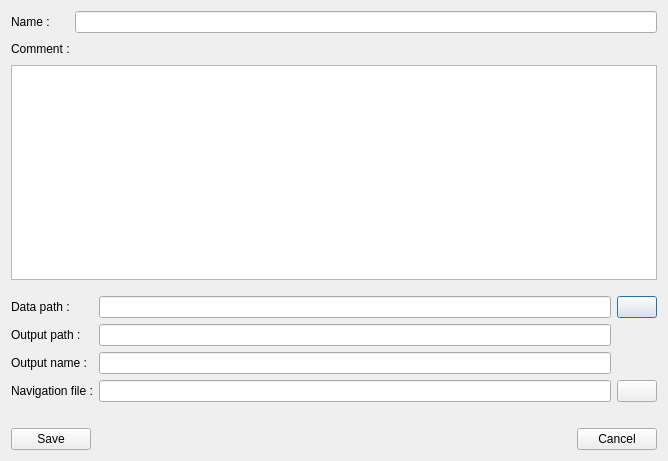
<?xml version="1.0" encoding="UTF-8"?>
<ui version="4.0">
 <class>JobDialog</class>
 <widget class="QDialog" name="JobDialog">
  <property name="geometry">
   <rect>
    <x>0</x>
    <y>0</y>
    <width>668</width>
    <height>461</height>
   </rect>
  </property>
  <property name="sizePolicy">
   <sizepolicy hsizetype="Fixed" vsizetype="Fixed">
    <horstretch>0</horstretch>
    <verstretch>0</verstretch>
   </sizepolicy>
  </property>
  <property name="windowTitle">
   <string>New task</string>
  </property>
  <property name="windowIcon">
   <iconset resource="../resources/resources.qrc">
    <normaloff>:/png/ifremer-grand.png</normaloff>:/png/ifremer-grand.png</iconset>
  </property>
  <property name="styleSheet">
   <string notr="true"/>
  </property>
  <layout class="QVBoxLayout" name="verticalLayout">
   <item>
    <layout class="QHBoxLayout" name="horizontalLayout" stretch="1,10">
     <item>
      <widget class="QLabel" name="label">
       <property name="sizePolicy">
        <sizepolicy hsizetype="Preferred" vsizetype="Preferred">
         <horstretch>0</horstretch>
         <verstretch>0</verstretch>
        </sizepolicy>
       </property>
       <property name="minimumSize">
        <size>
         <width>0</width>
         <height>0</height>
        </size>
       </property>
       <property name="maximumSize">
        <size>
         <width>72</width>
         <height>16777215</height>
        </size>
       </property>
       <property name="text">
        <string>Name :</string>
       </property>
      </widget>
     </item>
     <item>
      <widget class="QLineEdit" name="_LE_name"/>
     </item>
    </layout>
   </item>
   <item>
    <layout class="QHBoxLayout" name="horizontalLayout_5">
     <item>
      <widget class="QLabel" name="label_4">
       <property name="text">
        <string>Comment :</string>
       </property>
      </widget>
     </item>
     <item>
      <spacer name="horizontalSpacer_3">
       <property name="orientation">
        <enum>Qt::Horizontal</enum>
       </property>
       <property name="sizeHint" stdset="0">
        <size>
         <width>40</width>
         <height>20</height>
        </size>
       </property>
      </spacer>
     </item>
    </layout>
   </item>
   <item>
    <widget class="QTextEdit" name="_TXT_comments">
     <property name="sizePolicy">
      <sizepolicy hsizetype="Expanding" vsizetype="Expanding">
       <horstretch>0</horstretch>
       <verstretch>0</verstretch>
      </sizepolicy>
     </property>
     <property name="maximumSize">
      <size>
       <width>16777215</width>
       <height>500</height>
      </size>
     </property>
    </widget>
   </item>
   <item>
    <layout class="QGridLayout" name="gridLayout">
     <property name="topMargin">
      <number>10</number>
     </property>
     <property name="bottomMargin">
      <number>10</number>
     </property>
     <item row="1" column="0">
      <widget class="QLabel" name="_LA_resultPath">
       <property name="text">
        <string>Output path :</string>
       </property>
      </widget>
     </item>
     <item row="2" column="0">
      <widget class="QLabel" name="_LA_outputFile">
       <property name="text">
        <string>Output name :</string>
       </property>
      </widget>
     </item>
     <item row="3" column="0">
      <widget class="QLabel" name="_LA_navigationFile">
       <property name="text">
        <string>Navigation file :</string>
       </property>
      </widget>
     </item>
     <item row="3" column="1">
      <widget class="QLineEdit" name="_LE_navigationFile"/>
     </item>
     <item row="0" column="0">
      <widget class="QLabel" name="_LA_dataPath">
       <property name="text">
        <string>Data path :</string>
       </property>
      </widget>
     </item>
     <item row="0" column="1">
      <widget class="QLineEdit" name="_LE_dataPath"/>
     </item>
     <item row="1" column="1">
      <widget class="QLineEdit" name="_LE_resultPath"/>
     </item>
     <item row="0" column="2">
      <widget class="QPushButton" name="_PB_dataPath">
       <property name="text">
        <string/>
       </property>
       <property name="icon">
        <iconset resource="../icons.qrc">
         <normaloff>:/qss_icons/icons/Dossier.svg</normaloff>:/qss_icons/icons/Dossier.svg</iconset>
       </property>
       <property name="iconSize">
        <size>
         <width>24</width>
         <height>24</height>
        </size>
       </property>
      </widget>
     </item>
     <item row="3" column="2">
      <widget class="QPushButton" name="_PB_navigationFile">
       <property name="text">
        <string/>
       </property>
       <property name="icon">
        <iconset resource="../icons.qrc">
         <normaloff>:/qss_icons/icons/File.svg</normaloff>:/qss_icons/icons/File.svg</iconset>
       </property>
       <property name="iconSize">
        <size>
         <width>24</width>
         <height>24</height>
        </size>
       </property>
      </widget>
     </item>
     <item row="2" column="1">
      <widget class="QLineEdit" name="_LE_outputFile"/>
     </item>
    </layout>
   </item>
   <item>
    <spacer name="verticalSpacer">
     <property name="orientation">
      <enum>Qt::Vertical</enum>
     </property>
     <property name="sizeType">
      <enum>QSizePolicy::Fixed</enum>
     </property>
     <property name="sizeHint" stdset="0">
      <size>
       <width>20</width>
       <height>10</height>
      </size>
     </property>
    </spacer>
   </item>
   <item>
    <layout class="QHBoxLayout" name="horizontalLayout_6">
     <item>
      <widget class="QPushButton" name="_PB_save">
       <property name="text">
        <string>Save</string>
       </property>
      </widget>
     </item>
     <item>
      <spacer name="horizontalSpacer">
       <property name="orientation">
        <enum>Qt::Horizontal</enum>
       </property>
       <property name="sizeHint" stdset="0">
        <size>
         <width>40</width>
         <height>20</height>
        </size>
       </property>
      </spacer>
     </item>
     <item>
      <widget class="QPushButton" name="_PB_cancel">
       <property name="text">
        <string>Cancel</string>
       </property>
      </widget>
     </item>
    </layout>
   </item>
  </layout>
 </widget>
 <resources>
  <include location="../icons.qrc"/>
  <include location="../resources/resources.qrc"/>
 </resources>
 <connections/>
</ui>
